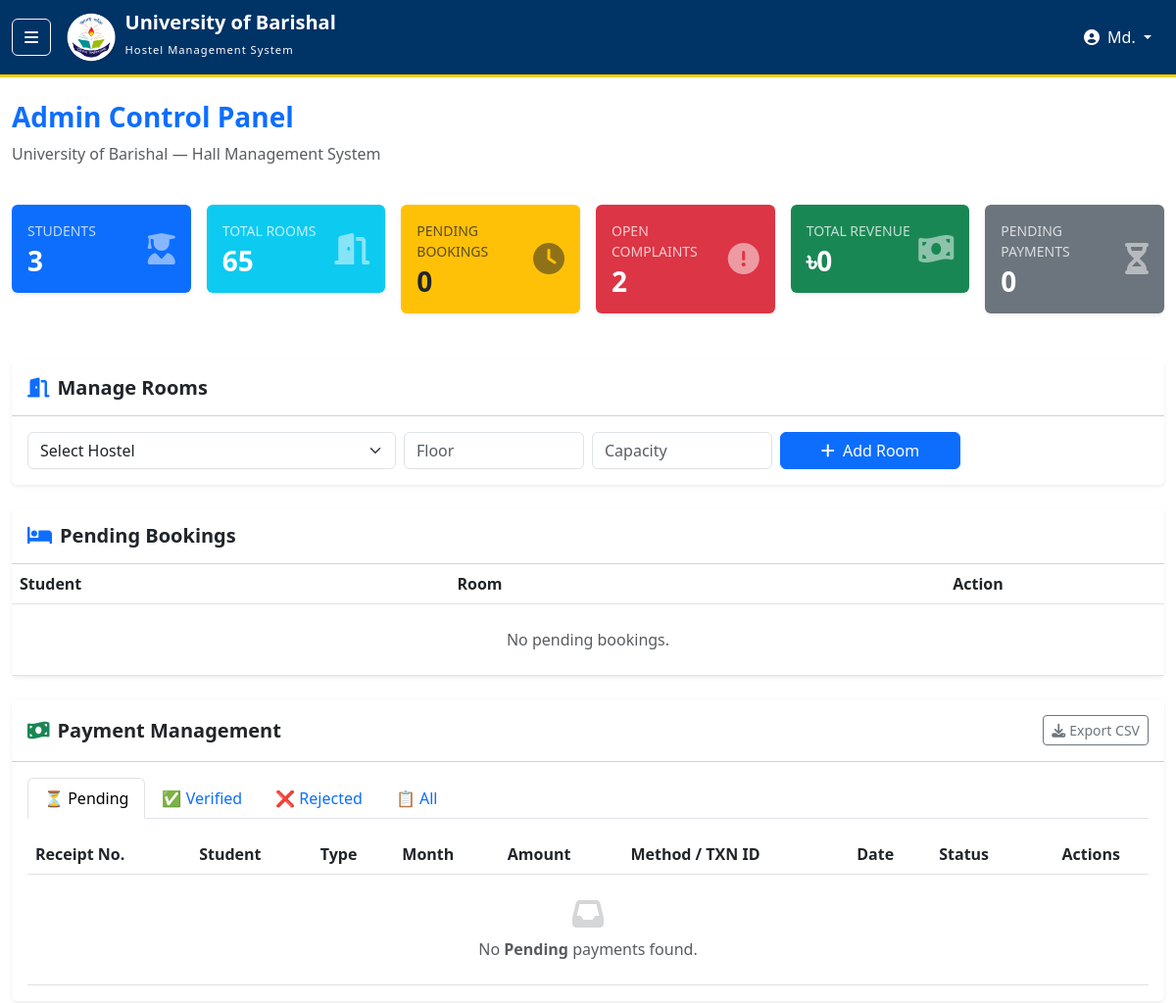
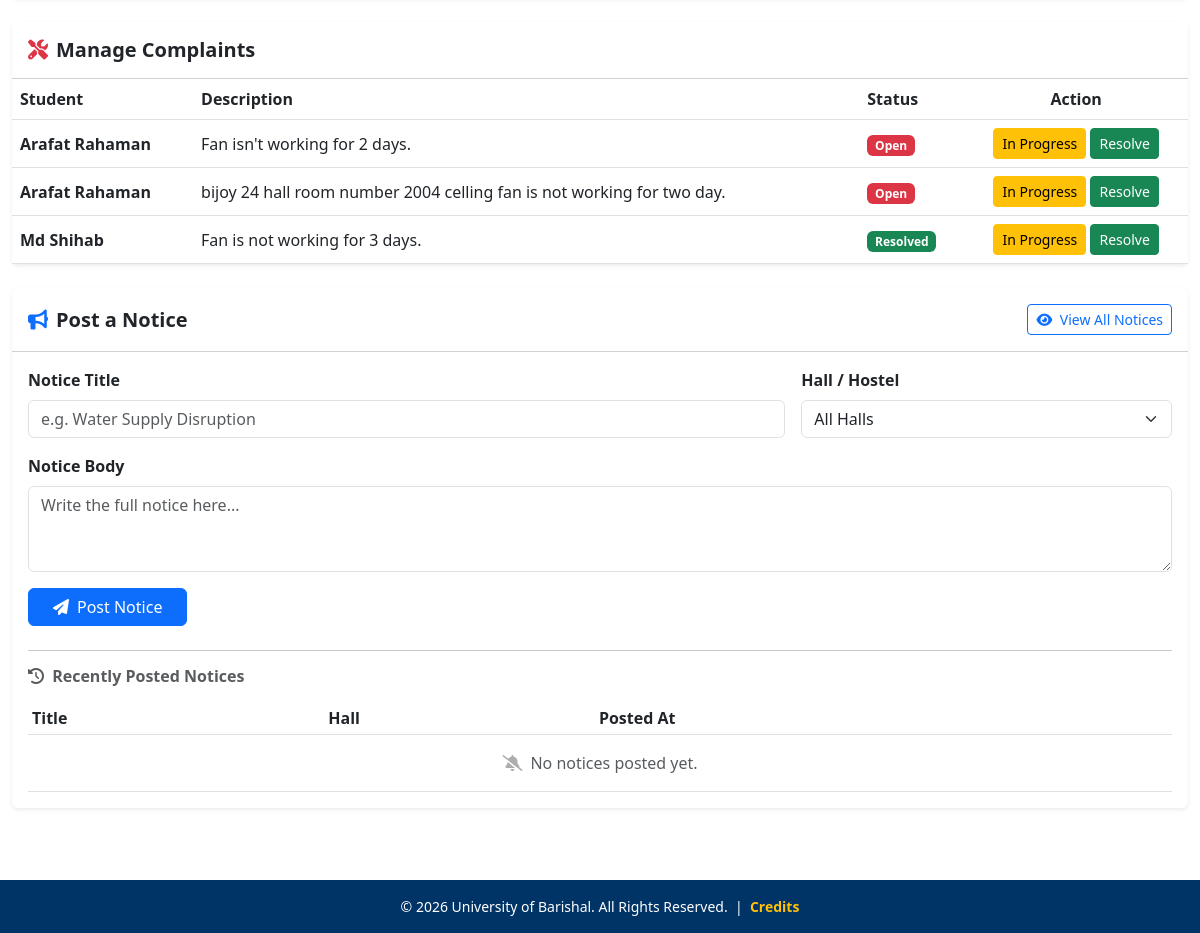
Page /templates/dashboard/admin.php (signed in) on the earlier database version (2 pictures, top to bottom).
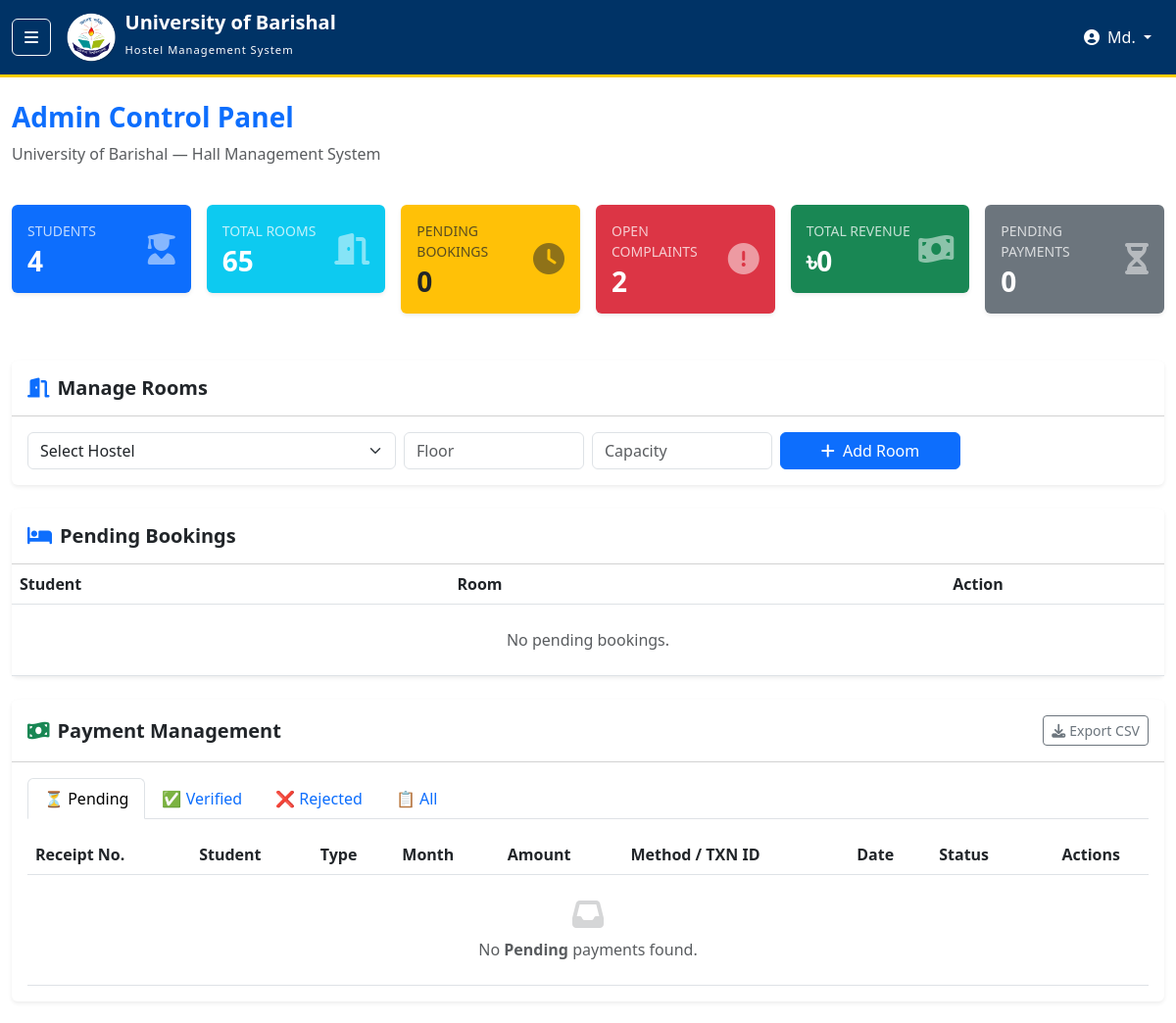
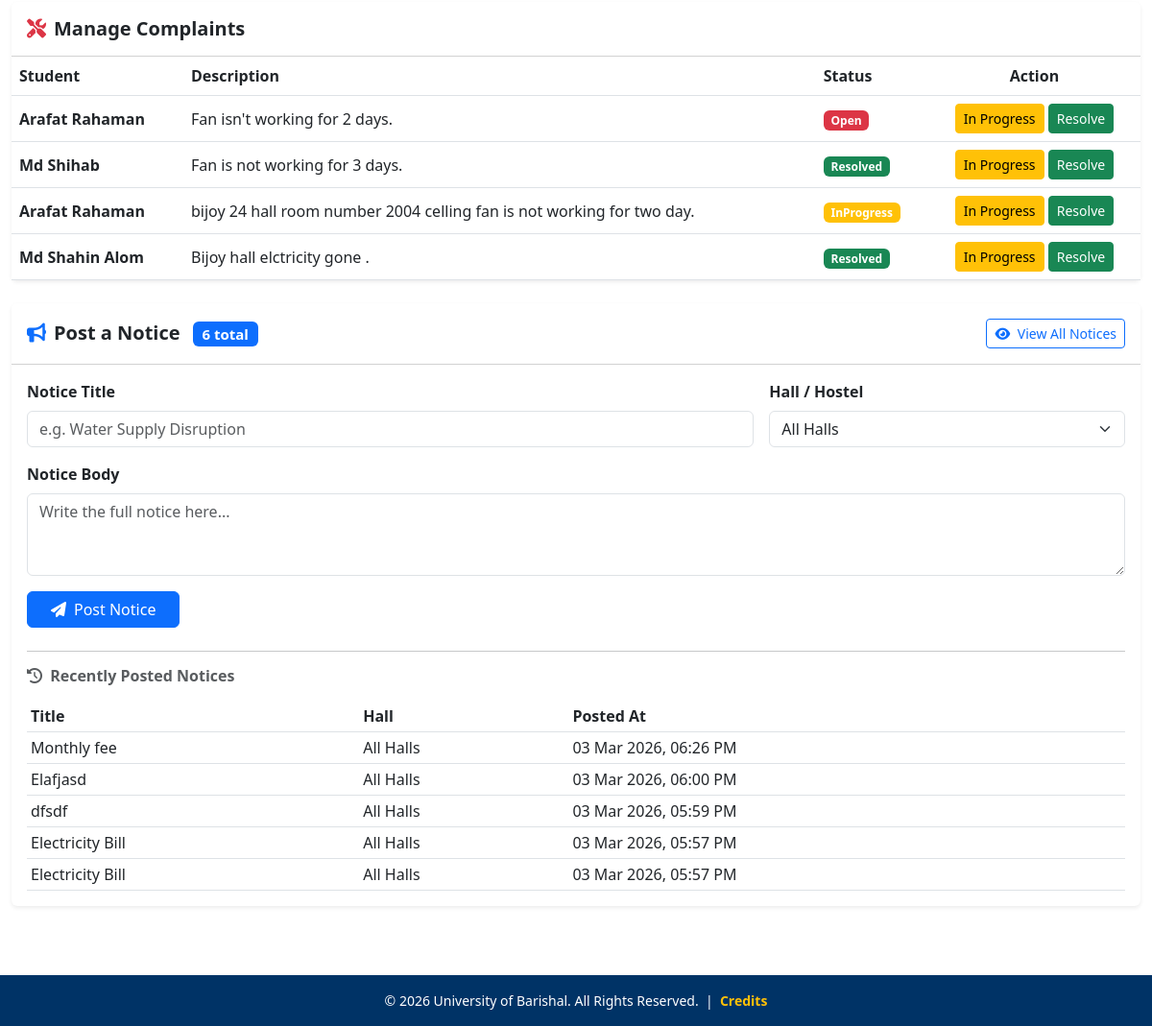
Same page on the later database version (2 pictures, top to bottom).
### tables this page shows
CREATE TABLE `complaints` (
  `complaint_id` int(11) NOT NULL,
  `student_id` int(11) NOT NULL,
  `tutor_id` int(11) DEFAULT NULL,
  `description` text NOT NULL,
  `status` enum('Open','InProgress','Resolved') DEFAULT 'Open',
  `created_at` timestamp NOT NULL DEFAULT current_timestamp()
);

CREATE TABLE `users` (
  `user_id` int(11) NOT NULL,
  `name` varchar(100) NOT NULL,
  `email` varchar(100) NOT NULL,
  `password_hash` varchar(255) NOT NULL,
  `role` enum('Student','Provost','AdminOfficer','AssistantRegistrar','HouseTutor') NOT NULL,
  `created_at` timestamp NOT NULL DEFAULT current_timestamp()
);

CREATE TABLE `notices` (
  `notice_id` int(11) NOT NULL,
  `posted_by` int(11) NOT NULL,
  `hostel_id` int(11) DEFAULT NULL,
  `title` varchar(255) NOT NULL,
  `body` text NOT NULL,
  `priority` enum('Low','Medium','High') DEFAULT 'Medium',
  `created_at` timestamp NOT NULL DEFAULT current_timestamp()
);

### templates/dashboard/admin.php (the view, shortened to what the changed rows need)
<?php
include "../../includes/db.php";
include "../../includes/header.php";
$totalStudents       = $conn->query("SELECT COUNT(*) AS total FROM users WHERE role='Student'")->fetch_assoc()['total'];
$pendingBookings     = $conn->query("SELECT COUNT(*) AS total FROM bookings WHERE status='Pending'")->fetch_assoc()['total'];
$totalNoticesResult  = $conn->query("SELECT COUNT(*) AS total FROM notices");
$totalNotices        = $totalNoticesResult ? $totalNoticesResult->fetch_assoc()['total'] : 0;
?>
<div class="container-fluid py-4">
    <div class="row g-3 mb-5">
        <div class="col-md-2 col-sm-4">
            <div class="card border-0 shadow-sm bg-primary text-white p-3">
                <div class="d-flex justify-content-between align-items-center">
                    <div>
                        <p class="small text-uppercase mb-1 opacity-75">Students</p>
                        <h3 class="fw-bold mb-0"><?php echo $totalStudents; ?></h3>
                    </div>
                </div>
            </div>
        </div>
    </div>
    <div class="card border-0 shadow-sm mb-4" id="bookingSection">
        <div class="card-body p-0">
            <div class="table-responsive">
                <table class="table table-hover align-middle mb-0">
                    <thead class="bg-light">
                        <tr>
                            <th>Student</th>
                            <th>Room</th>
                            <th class="text-center">Action</th>
                        </tr>
                    </thead>
                </table>
            </div>
        </div>
    </div>
    <div class="card border-0 shadow-sm mb-4">
        <div class="card-body">
            <div class="table-responsive">
                <table class="table table-hover align-middle mb-0">
                    <thead class="bg-light">
                        <tr>
                            <th>Receipt No.</th>
                            <th>Student</th>
                            <th>Type</th>
                            <th>Month</th>
                            <th>Amount</th>
                            <th>Method / TXN ID</th>
                            <th>Date</th>
                            <th>Status</th>
                            <th class="text-center">Actions</th>
                        </tr>
                    </thead>
                </table>
            </div>
        </div>
    </div>
    <div class="card border-0 shadow-sm mb-4">
        <div class="card-body p-0">
            <div class="table-responsive">
                <table class="table table-hover align-middle mb-0">
                    <thead class="bg-light">
                        <tr>
                            <th>Student</th>
                            <th>Description</th>
                            <th>Status</th>
                            <th class="text-center">Action</th>
                        </tr>
                    </thead>
                    <tbody>
                        <?php
                        $complaints = $conn->query("
                            SELECT c.complaint_id, c.description, c.status, u.name
                            FROM complaints c
                            JOIN students s ON c.student_id = s.student_id
                            JOIN users u ON s.user_id = u.user_id
                        ");
                        if ($complaints->num_rows > 0):
                            while ($c = $complaints->fetch_assoc()):
                                $cbadge = match ($c['status']) {
                                    'Resolved'   => 'success',
                                    'InProgress' => 'warning',
                                    default      => 'danger'
                                };
                        ?>
                                <tr>
                                    <td><strong><?php echo htmlspecialchars($c['name']); ?></strong></td>
                                    <td><?php echo htmlspecialchars($c['description']); ?></td>
                                    <td>
                                        <span class="badge bg-<?php echo $cbadge; ?>">
                                            <?php echo htmlspecialchars($c['status']); ?>
                                        </span>
                                    </td>
                                    <td class="text-center">
                                        <a href="../../api/update_complaint.php?id=<?php echo $c['complaint_id']; ?>&status=InProgress"
                                            class="btn btn-warning btn-sm">In Progress</a>
                                        <a href="../../api/update_complaint.php?id=<?php echo $c['complaint_id']; ?>&status=Resolved"
                                            class="btn btn-success btn-sm">Resolve</a>
                                    </td>
                                </tr>
                        <?php endwhile; else: ?>
                            <tr>
                                <td colspan="4" class="text-center py-4 text-muted">No complaints found.</td>
                            </tr>
                        <?php endif; ?>
                    </tbody>
                </table>
            </div>
        </div>
    </div>
    <div class="card border-0 shadow-sm mb-4">
        <div class="card-header bg-white py-3 d-flex justify-content-between align-items-center">
            <h5 class="mb-0 fw-bold">
                <i class="fas fa-bullhorn me-2 text-primary"></i>Post a Notice
                <?php if ($totalNotices > 0): ?>
                    <span class="badge bg-primary ms-2"><?php echo $totalNotices; ?> total</span>
                <?php endif; ?>
            </h5>
        </div>
        <div class="card-body">
            <div class="table-responsive">
                <table class="table table-sm table-hover align-middle mb-0">
                    <thead class="bg-light">
                        <tr>
                            <th>Title</th>
                            <th>Hall</th>
                            <th>Posted At</th>
                        </tr>
                    </thead>
                    <tbody>
                        <?php
                        $recent_notices = $conn->query("
                            SELECT n.title, n.created_at, h.name AS hostel_name
                            FROM notices n
                            LEFT JOIN hostels h ON n.hostel_id = h.hostel_id
                            ORDER BY n.created_at DESC
                            LIMIT 5
                        ");
                        if ($recent_notices && $recent_notices->num_rows > 0):
                            while ($rn = $recent_notices->fetch_assoc()):
                        ?>
                            <tr>
                                <td><?php echo htmlspecialchars($rn['title']); ?></td>
                                <td><?php echo htmlspecialchars($rn['hostel_name'] ?? 'All Halls'); ?></td>
                                <td><?php echo date('d M Y, h:i A', strtotime($rn['created_at'])); ?></td>
                            </tr>
                        <?php endwhile; else: ?>
                            <tr>
                                <td colspan="3" class="text-center text-muted py-3">
                                    <i class="fas fa-bell-slash me-2 opacity-50"></i>No notices posted yet.
                                </td>
                            </tr>
                        <?php endif; ?>
                    </tbody>
                </table>
            </div>
        </div>
    </div>
</div>
<?php include "../../includes/footer.php"; ?>

Differences in the rows shown:
shown differently, row unchanged: complaints "Fan is not working for 3 days.": moves up the list
changed complaints: status "Open" → "InProgress"
added complaints: users.name "Md Shahin Alom", description "Bijoy hall elctricity gone .", status "Resolved"
added notices: title "Monthly fee", hostel_name "All Halls", created_at "03 Mar 2026, 06:26 PM"
added notices: title "Elafjasd", hostel_name "All Halls", created_at "03 Mar 2026, 06:00 PM"
added notices: title "dfsdf", hostel_name "All Halls", created_at "03 Mar 2026, 05:59 PM"
added notices: title "Electricity Bill", hostel_name "All Halls", created_at "03 Mar 2026, 05:57 PM"
added notices: title "Electricity Bill", hostel_name "All Halls", created_at "03 Mar 2026, 05:57 PM"
Other differences:
$totalStudents: "3" → "4"
$totalNotices: (not shown) → "6"
text no longer shown: "No notices posted yet."
text now shown: "total"
